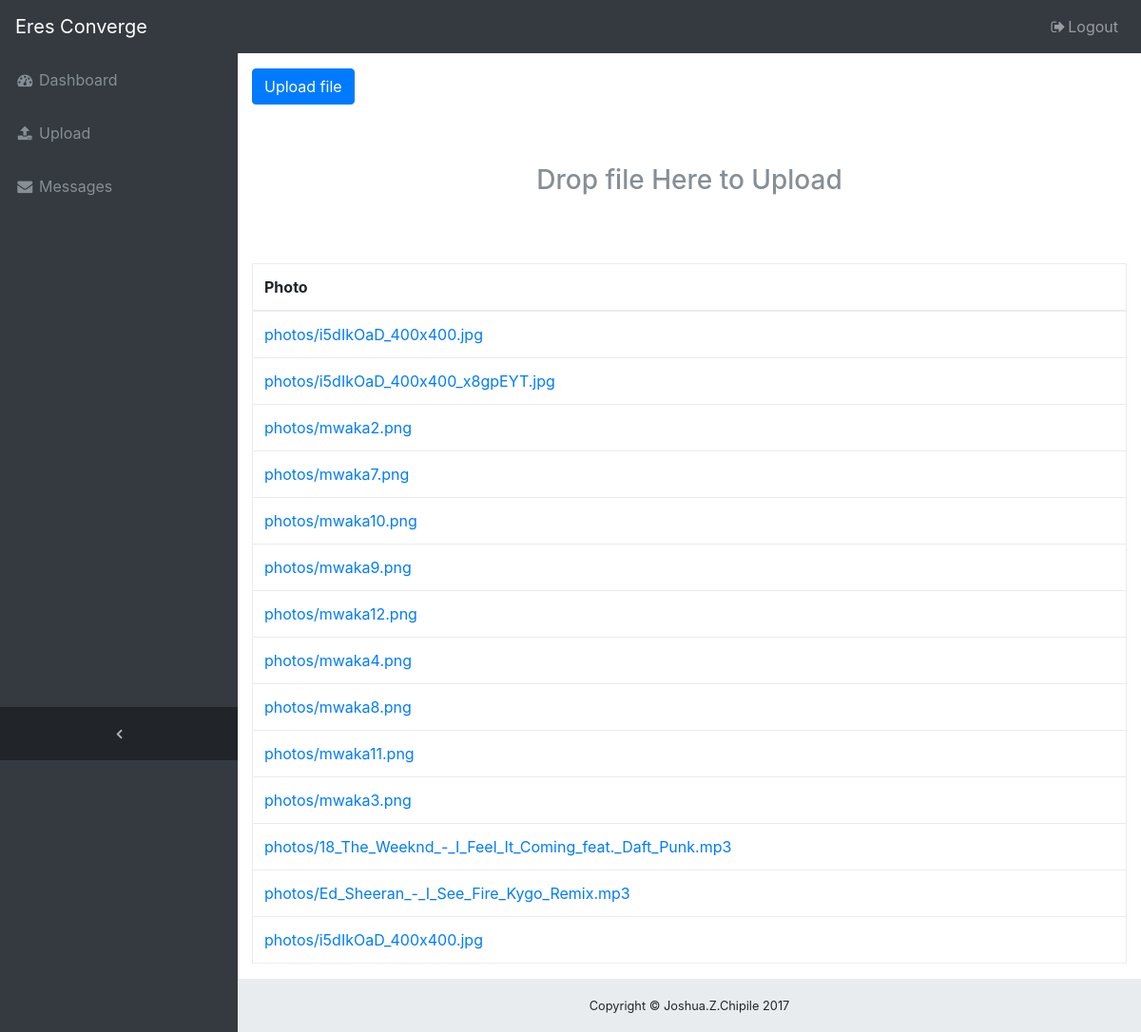
Before: /upload/ with the older database file.
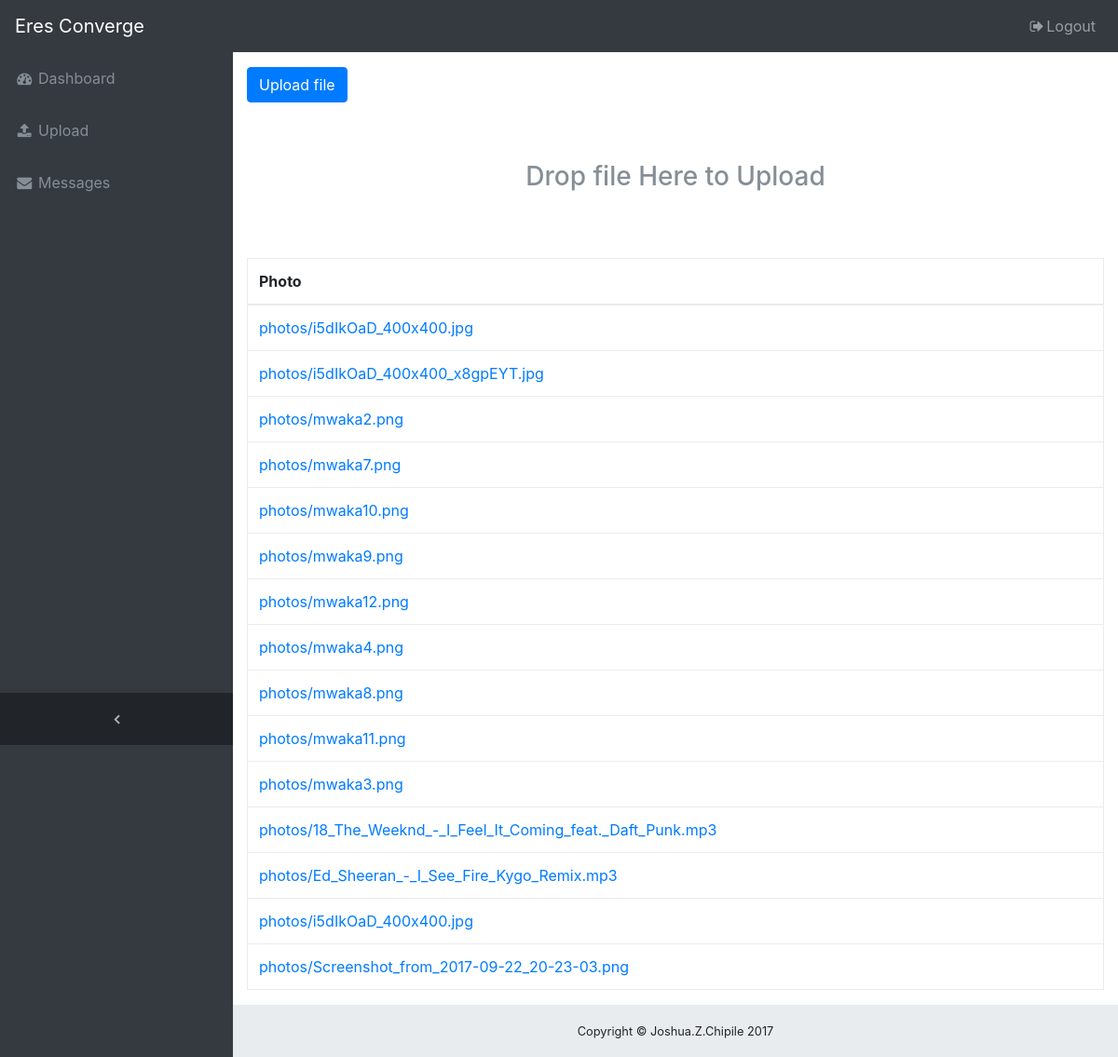
After: the same page with the newer database file.
### eresapp/models.py (models this page shows)
class Photo(models.Model):
    title = models.CharField(max_length=255, blank=True)
    file = models.FileField(upload_to='photos/')
    uploaded_at = models.DateTimeField(auto_now_add=True)

### eresapp/views.py (the view, shortened to what this page needs)
# urls.py: url(r'^upload/$', views.UploadView.as_view(), name='upload'),
class UploadView(View):
    def get(self, request):
        photos_list = Photo.objects.all()
        return render(self.request, 'site/uploads.html', {'photos': photos_list})

### eresapp/templates/site/uploads.html (shortened to what this page needs)
{% extends 'site/base3.html' %}
{% block content %}
<button type="button" class="btn btn-primary js-upload-photos">
  Upload file
</button>
<div class="well text-muted text-center" style="padding-top: 4rem; padding-bottom: 4rem;">
  <h3>Drop file Here to Upload</h3>
</div>
<table id="gallery" class="table table-bordered">
  <thead>
    <tr>
      <th>Photo</th>
    </tr>
  </thead>
  <tbody>
    {% for photo in photos %}
      <tr>
        <td><a href="{{ photo.file.url }}">{{ photo.file.name }}</a></td>
      </tr>
    {% endfor %}
  </tbody>
</table>
{% endblock  %}

Changed rows visible on the page:
added Photo: file.name "photos/Screenshot_from_2017-09-22_20-23-03.png"
